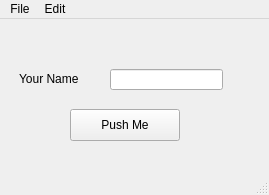
<?xml version="1.0" encoding="UTF-8"?>
<ui version="4.0">
 <class>BoeingDemo</class>
 <widget class="QMainWindow" name="BoeingDemo">
  <property name="geometry">
   <rect>
    <x>0</x>
    <y>0</y>
    <width>269</width>
    <height>195</height>
   </rect>
  </property>
  <property name="windowTitle">
   <string>MainWindow</string>
  </property>
  <widget class="QWidget" name="centralwidget">
   <widget class="QPushButton" name="bt_pushme">
    <property name="geometry">
     <rect>
      <x>70</x>
      <y>90</y>
      <width>110</width>
      <height>32</height>
     </rect>
    </property>
    <property name="text">
     <string>Push Me</string>
    </property>
   </widget>
   <widget class="QLabel" name="label">
    <property name="geometry">
     <rect>
      <x>19</x>
      <y>50</y>
      <width>71</width>
      <height>20</height>
     </rect>
    </property>
    <property name="text">
     <string>Your Name</string>
    </property>
   </widget>
   <widget class="QLineEdit" name="le_name">
    <property name="geometry">
     <rect>
      <x>110</x>
      <y>50</y>
      <width>113</width>
      <height>21</height>
     </rect>
    </property>
   </widget>
  </widget>
  <widget class="QMenuBar" name="menubar">
   <property name="geometry">
    <rect>
     <x>0</x>
     <y>0</y>
     <width>269</width>
     <height>22</height>
    </rect>
   </property>
   <widget class="QMenu" name="menuFIle">
    <property name="title">
     <string>File</string>
    </property>
    <addaction name="actionOpen"/>
    <addaction name="actionQuit"/>
   </widget>
   <widget class="QMenu" name="menuEdit">
    <property name="title">
     <string>Edit</string>
    </property>
   </widget>
   <addaction name="menuFIle"/>
   <addaction name="menuEdit"/>
  </widget>
  <widget class="QStatusBar" name="statusbar"/>
  <action name="actionOpen">
   <property name="text">
    <string>Open...</string>
   </property>
  </action>
  <action name="actionQuit">
   <property name="text">
    <string>Quit</string>
   </property>
  </action>
 </widget>
 <resources/>
 <connections>
  <connection>
   <sender>actionQuit</sender>
   <signal>triggered()</signal>
   <receiver>BoeingDemo</receiver>
   <slot>close()</slot>
   <hints>
    <hint type="sourcelabel">
     <x>-1</x>
     <y>-1</y>
    </hint>
    <hint type="destinationlabel">
     <x>134</x>
     <y>97</y>
    </hint>
   </hints>
  </connection>
 </connections>
</ui>
